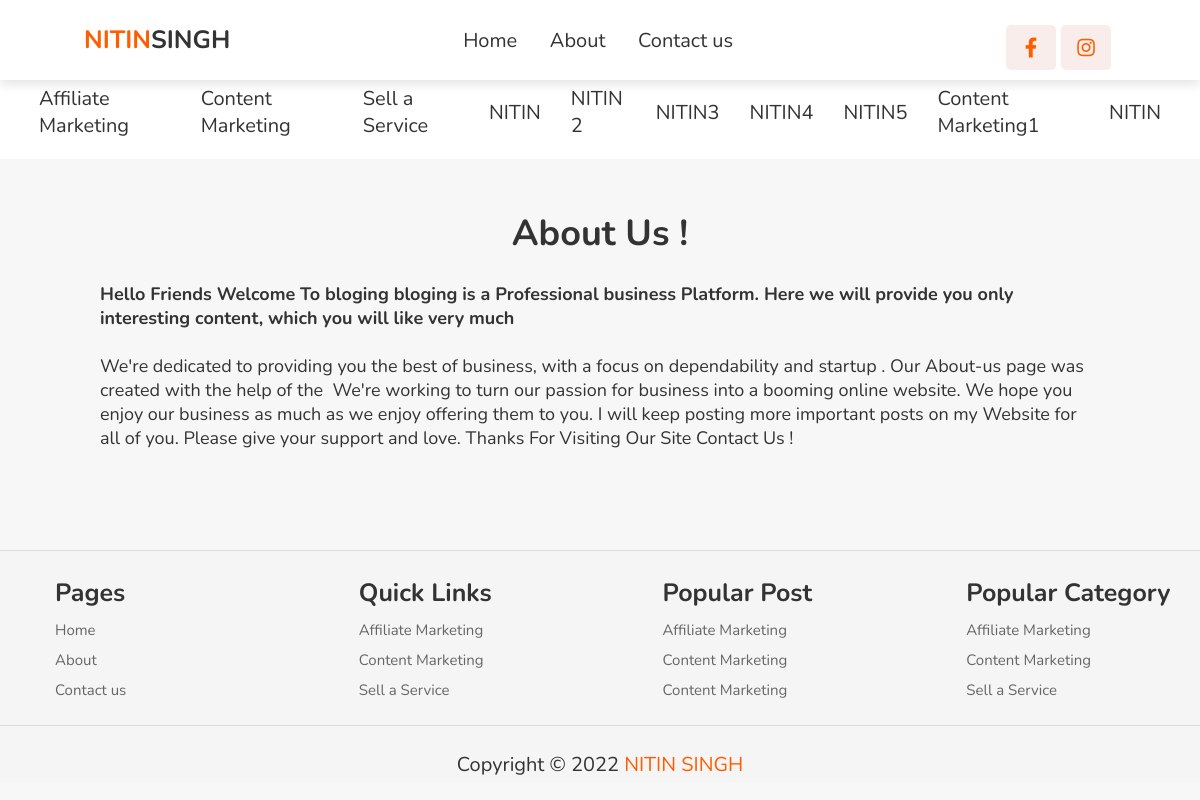
/page/About-us, run on an earlier commit of the app's database.
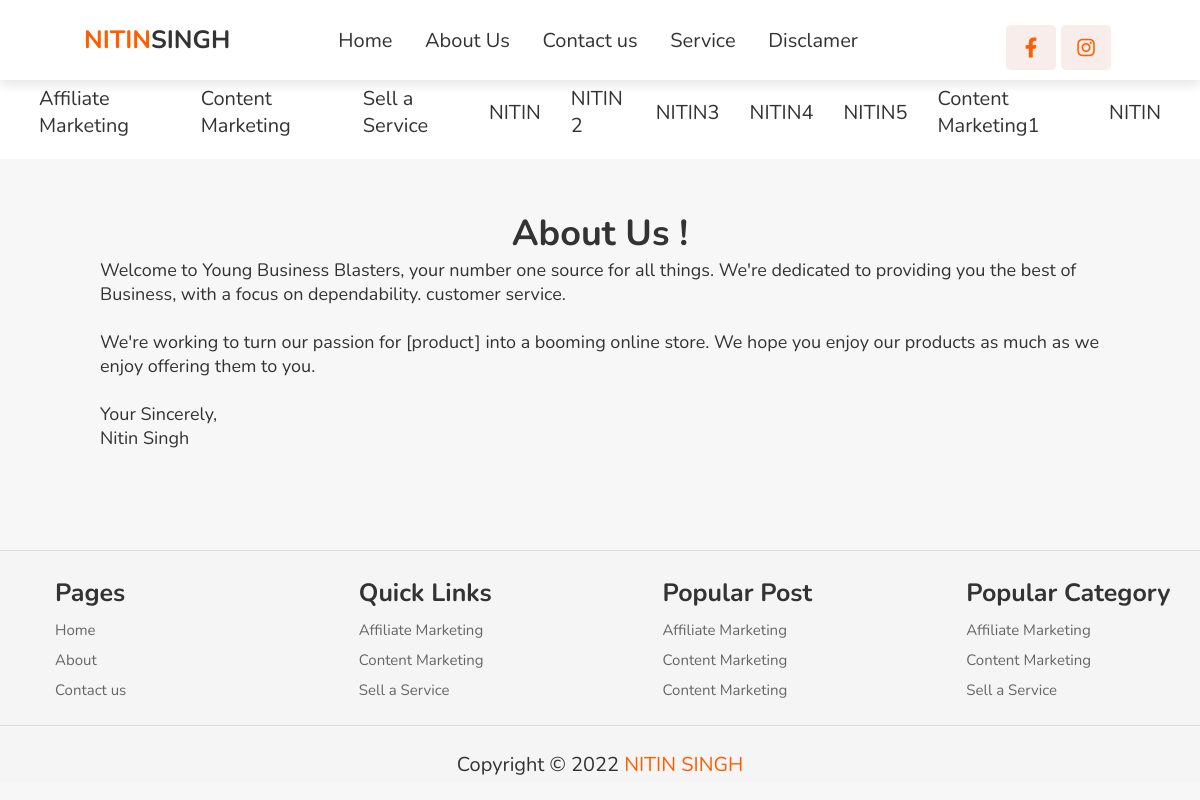
And on a later commit of the database.
### blogtheme/models.py (models this page shows)
class Nav_menu(models.Model):
    MENU_CHOICES = (
        ("menu1", "menu1"),
        ("menu2", "menu2"),
        ("menu3", "menu3"),
        ("menu4", "menu4"),
        ("menu5", "menu5"),
    )
    your_menu = models.CharField(max_length=20,default="icon1", choices=MENU_CHOICES,unique=True)
    menuname = models.CharField(max_length=15)
    menuurl = models.CharField(max_length=40)

class Nav_social_media_icon(models.Model):
    ICON_CHOICES = (
        ("icon1", "icon1"),
        ("icon2", "icon2"),
    )
    your_icon = models.CharField(max_length=20,default="icon1", choices=ICON_CHOICES,unique=True)
    icon = models.CharField(max_length=30)
    iconlink = models.CharField(max_length=60)

class FooterLink(models.Model):
    head = models.ForeignKey(FooterHeading, on_delete=models.CASCADE)
    name = models.CharField(max_length=55)
    link = models.CharField(max_length=200)

### blog/models.py (models this page shows, shortened)
class Category(models.Model):
    name = models.CharField(max_length=30)
    featured = models.BooleanField()

### pages/models.py (models this page shows, shortened)
class Page(models.Model):
    name = models.CharField(max_length=155, unique=True)
    sidebar = models.BooleanField(default=False)
    url = models.CharField(max_length=155)
    content = models.TextField()

### pages/views.py (the view)
# urls.py: path('page/', include('pages.urls')),
def page(request, page):
    pagedata = Page.objects.filter(url = page).first()
    featured_category = Category.objects.filter(featured=True)
    categoryp = Category.objects.all()
    if pagedata is not None:
        context = {
            "page":pagedata,
            "navThemeBar":baseData(),
            "featured_category":featured_category,
             "categoryp":categoryp,
        }
        if pagedata.sidebar:
            return render(request, "pages/page_with_sidebar.html", context)
        else:
            return render(request, "pages/page.html", context)
    else:
        return redirect("/")

### pages/templates/pages/page.html (shortened to what this page needs)
{% extends 'blog/base.html' %}
{% block body %}
<div class="ourpagesdata">
{{page.content|safe}}
</div>
{% endblock body %}

### blog/templates/blog/base.html (shortened to what this page needs)
<!DOCTYPE html>
<html lang="en">
<head>
    {% load static %}
    <link rel="stylesheet" href="../../static/blog/style.css">
    <link rel="stylesheet" href="https://cdnjs.cloudflare.com/ajax/libs/font-awesome/5.15.3/css/all.min.css"/>
</head>
<body>
{% if navThemeBar.logo or navThemeBar.pages or navThemeBar.righticon %}
<header>
    <a href="/" class="logo"><span>{{navThemeBar.logo.name}}</span>{{navThemeBar.logo.name2}}</a>
    <nav class="navbar">
        {% for i in navThemeBar.pages %}
        <a href="{{i.menuurl}}">{{i.menuname}}</a>
        {% endfor %}
    </nav>
    <div class="icons">
        {% for i in navThemeBar.righticon %}
        <a href="{{i.iconlink}}" class="{{i.icon}}"></a>
        {% endfor %}
    </div>
</header>
{% endif %}
<nav class="navbar2">
    {% for blog in featured_category %}
    <a href="/blog/category/{{blog.name}}">{{blog.name}}</a>
    {% endfor %}
</nav>
    {% block body %}{% endblock body %}
<section class="footer">
    <div class="footer-container">
        <div class="box-container">
            <div class="box">
                <h3>{{navThemeBar.footer.foothead.footh1.name}}</h3>
                {% for i in navThemeBar.footer.footerlink.foot1 %}
                <a href="{{i.url}}">{{i.name}}</a>
                {% endfor %}
            </div>
            <div class="box">
                <h3>{{navThemeBar.footer.foothead.footh2.name}}</h3>
                {% for i in navThemeBar.footer.footerlink.foot2 %}
                <a href="{{i.url}}">{{i.name}}</a>
                {% endfor %}
            </div>
            <div class="box">
                <h3>{{navThemeBar.footer.foothead.footh3.name}}</h3>
                {% for i in navThemeBar.footer.footerlink.foot3 %}
                <a href="{{i.url}}">{{i.name}}</a>
                {% endfor %}
            </div>
            <div class="box">
                <h3>{{navThemeBar.footer.foothead.footh4.name}}</h3>
                {% for i in navThemeBar.footer.footerlink.foot4 %}
                <a href="{{i.url}}">{{i.name}}</a>
                {% endfor %}
            </div>
        </div>
        {% if navThemeBar.footer.copyrightmsg != None %}<div class="credit">{{navThemeBar.footer.copyrightmsg.msg|safe}}</div>{% endif %}
    </div>
</section>
</body>
</html>

What changed in the data, as far as the page shows it:
changed Nav_menu: menuname "About" → "About Us"
added Nav_menu: menuname "Service"
added Nav_menu: menuname "Disclamer"
changed Page: content "About Us ! Hello Friends Welcome To bloging bloging is a Professional business Platform. Here we will provide you only interesting content, which you will like very much We're dedicated to providing you the best of business, with a focus on dependability and startup . Our About-us page was created with the help of the We're working to turn our passion for business into a booming online website. We hope you enjoy our business as much as we enjoy offering them to you. I will keep posting more important posts on my Website for all of you. Please give your support and love. Thanks For Visiting Our Site Contact Us !" → "About Us ! Welcome to Young Business Blasters, your number one source for all things. We're dedicated to providing you the best of Business, with a focus on dependability. customer service. We're working to turn our passion for [product] into a booming online store. We hope you enjoy our products as much as we enjoy offering them to you. Your Sincerely, Nitin Singh"
